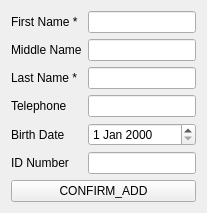
<?xml version='1.0' encoding='utf-8'?>
<ui version="4.0">
 <class>AddEmployeePage</class>
 <widget class="QWidget" name="AddEmployeePage">
  <property name="windowTitle">
   <string>FORM_ADD_EMPLOYEE</string>
  </property>
  <layout class="QFormLayout" name="formAddEmployee">
   <item row="0" column="0">
    <widget class="QLabel" name="labelFirstName">
     <property name="text">
      <string>First Name *</string>
     </property>
    </widget>
   </item>
   <item row="0" column="1">
    <widget class="QLineEdit" name="editFirstName"/>
   </item>
   <item row="1" column="0">
    <widget class="QLabel" name="labelMiddleName">
     <property name="text">
      <string>Middle Name</string>
     </property>
    </widget>
   </item>
   <item row="1" column="1">
    <widget class="QLineEdit" name="editMiddleName"/>
   </item>
   <item row="2" column="0">
    <widget class="QLabel" name="labelLastName">
     <property name="text">
      <string>Last Name *</string>
     </property>
    </widget>
   </item>
   <item row="2" column="1">
    <widget class="QLineEdit" name="editLastName"/>
   </item>
   <item row="3" column="0">
    <widget class="QLabel" name="labelTelephone">
     <property name="text">
      <string>Telephone</string>
     </property>
    </widget>
   </item>
   <item row="3" column="1">
    <widget class="QLineEdit" name="editTelephone"/>
   </item>
   <item row="4" column="0">
    <widget class="QLabel" name="labelBirthDate">
     <property name="text">
      <string>Birth Date</string>
     </property>
    </widget>
   </item>
   <item row="4" column="1">
    <widget class="QDateEdit" name="editBirthDate"/>
   </item>
   <item row="5" column="0">
    <widget class="QLabel" name="labelIdNumber">
     <property name="text">
      <string>ID Number</string>
     </property>
    </widget>
   </item>
   <item row="5" column="1">
    <widget class="QLineEdit" name="editIdNumber"/>
   </item>
   <item row="6" column="0" colspan="2">
    <widget class="QPushButton" name="btnConfirmAdd">
     <property name="text">
      <string>CONFIRM_ADD</string>
     </property>
    </widget>
   </item>
  </layout>
 </widget>
 <resources/>
 <connections/>
</ui>
